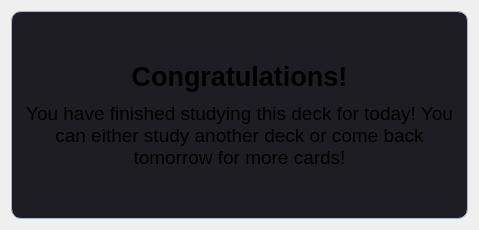
     <widget class="QWidget" name="studyFinished" native="true">
      <property name="sizePolicy">
       <sizepolicy hsizetype="Expanding" vsizetype="Expanding">
        <horstretch>0</horstretch>
        <verstretch>0</verstretch>
       </sizepolicy>
      </property>
      <property name="visible">
       <bool>false</bool>
      </property>
      <property name="styleSheet">
       <string notr="true">#studyFinishedWidget {
    background-color: #1e1d23;
    gridline-color: transparent;
    border: 1.3px solid #a9b7c6; /* Add border */
    border-radius: 10px; /* Rounded corners */
    padding: 2px; /* Increase padding to prevent border cut-off */
    color: #a9b7c6;
}</string>
      </property>
      <layout class="QVBoxLayout" name="verticalLayout_8">
       <item>
        <widget class="QWidget" name="studyFinishedWidget" native="true">
         <layout class="QVBoxLayout" name="verticalLayout_15">
          <property name="spacing">
           <number>10</number>
          </property>
          <property name="leftMargin">
           <number>15</number>
          </property>
          <property name="topMargin">
           <number>10</number>
          </property>
          <property name="rightMargin">
           <number>15</number>
          </property>
          <property name="bottomMargin">
           <number>10</number>
          </property>
          <item>
           <spacer name="verticalSpacer_8">
            <property name="orientation">
             <enum>Qt::Orientation::Vertical</enum>
            </property>
            <property name="sizeType">
             <enum>QSizePolicy::Policy::Preferred</enum>
            </property>
            <property name="sizeHint" stdset="0">
             <size>
              <width>20</width>
              <height>40</height>
             </size>
            </property>
           </spacer>
          </item>
          <item>
           <widget class="QLabel" name="caption">
            <property name="font">
             <font>
              <pointsize>20</pointsize>
              <bold>true</bold>
             </font>
            </property>
            <property name="text">
             <string>Congratulations!</string>
            </property>
            <property name="alignment">
             <set>Qt::AlignmentFlag::AlignCenter</set>
            </property>
           </widget>
          </item>
          <item>
           <widget class="QLabel" name="description">
            <property name="font">
             <font>
              <pointsize>14</pointsize>
             </font>
            </property>
            <property name="text">
             <string>You have finished studying this deck for today! You can either study another deck or come back tomorrow for more cards!</string>
            </property>
            <property name="alignment">
             <set>Qt::AlignmentFlag::AlignCenter</set>
            </property>
            <property name="wordWrap">
             <bool>true</bool>
            </property>
           </widget>
          </item>
          <item>
           <spacer name="verticalSpacer_9">
            <property name="orientation">
             <enum>Qt::Orientation::Vertical</enum>
            </property>
            <property name="sizeType">
             <enum>QSizePolicy::Policy::Preferred</enum>
            </property>
            <property name="sizeHint" stdset="0">
             <size>
              <width>20</width>
              <height>40</height>
             </size>
            </property>
           </spacer>
          </item>
         </layout>
        </widget>
       </item>
      </layout>
     </widget>
